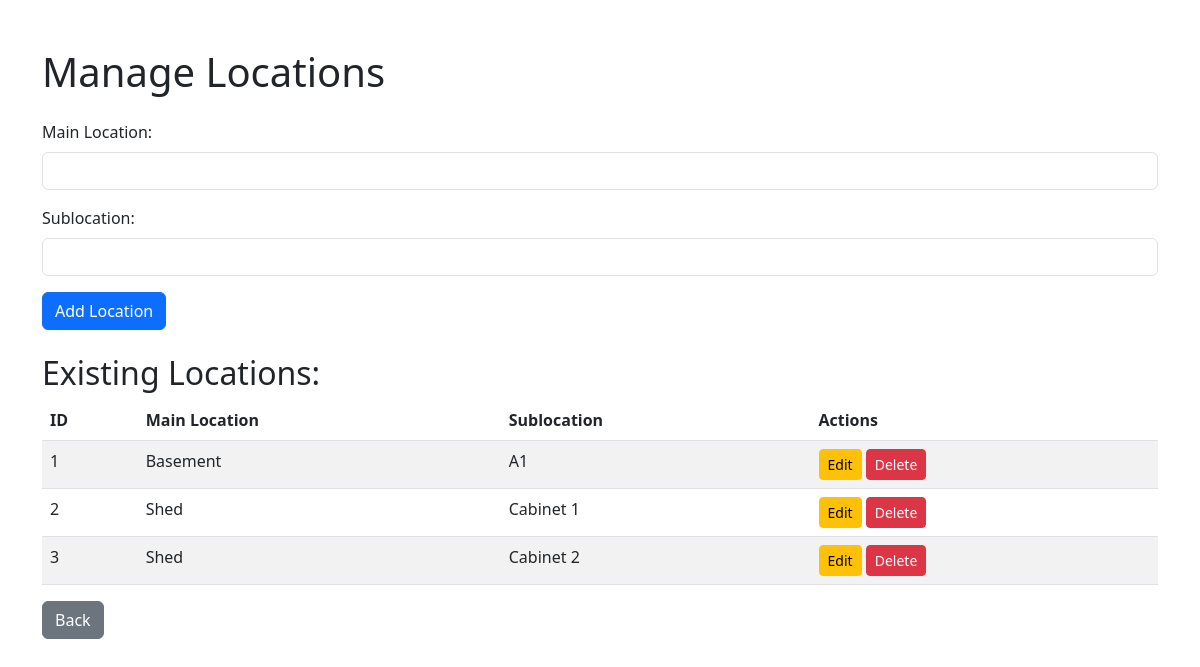
The page /locations on the database as committed earlier.
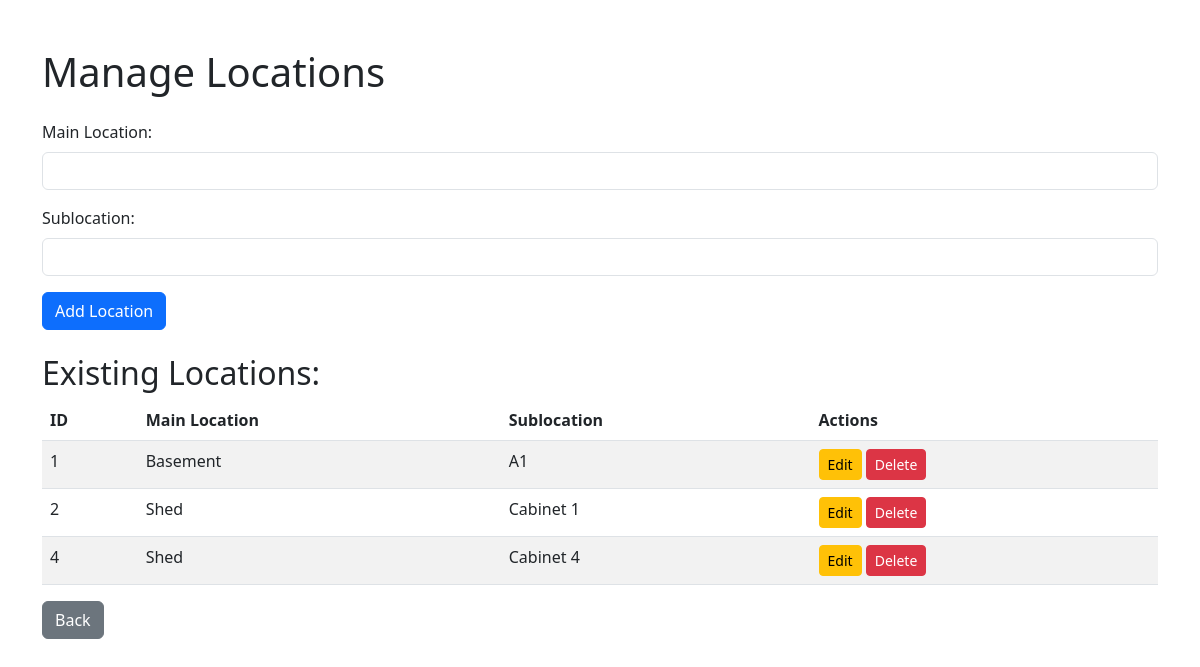
The same page on the database as committed later.
### tables this page shows
CREATE TABLE tblLocations (
    LocationID INTEGER PRIMARY KEY AUTOINCREMENT,
    MainLocation TEXT NOT NULL,
    Sublocation TEXT
);

### app.py (the view, shortened to what this page needs)
@app.route('/locations', methods=['GET', 'POST'])
def locations():
    conn = db_connection()
    cursor = conn.cursor()
    cursor.execute('SELECT * FROM tblLocations')
    locations = cursor.fetchall()
    conn.close()
    return render_template('locations.html', locations=locations)

### app.py (called while the page is built)
def db_connection():
    conn = sqlite3.connect('inventory.db')
    conn.row_factory = sqlite3.Row
    return conn

### templates/locations.html (shortened to what this page needs)
<!DOCTYPE html>
<html lang="en">
<head>
    <link href="https://cdn.jsdelivr.net/npm/bootstrap@5.3.0/dist/css/bootstrap.min.css" rel="stylesheet">
</head>
<body class="container mt-5">
    <h1 class="mb-4">Manage Locations</h1>
    <form method="post" class="mb-4">
        <div class="mb-3">
            <label for="main_location" class="form-label">Main Location:</label>
            <input type="text" class="form-control" id="main_location" name="main_location" required>
        </div>
        <div class="mb-3">
            <label for="sublocation" class="form-label">Sublocation:</label>
            <input type="text" class="form-control" id="sublocation" name="sublocation">
        </div>
        <button type="submit" class="btn btn-primary">Add Location</button>
    </form>
    <h2>Existing Locations:</h2>
    <table class="table table-striped">
        <thead>
            <tr>
                <th>ID</th>
                <th>Main Location</th>
                <th>Sublocation</th>
                <th>Actions</th>
            </tr>
        </thead>
        <tbody>
            {% for location in locations %}
                <tr>
                    <td>{{ location.LocationID }}</td>
                    <td>{{ location.MainLocation }}</td>
                    <td>{{ location.Sublocation }}</td>
                    <td>
                        <a href="/edit_location/{{ location.LocationID }}" class="btn btn-warning btn-sm">Edit</a>
                        <form method="post" action="/delete_location/{{ location.LocationID }}" style="display:inline;">
                            <button type="submit" class="btn btn-danger btn-sm" onclick="return confirm('Are you sure?');">Delete</button>
                        </form>
                    </td>
                </tr>
            {% endfor %}
        </tbody>
    </table>
    <a href="/" class="btn btn-secondary">Back</a>
</body>
</html>

Rows that differ between the two databases and show on the page:
removed tblLocations: LocationID "3", MainLocation "Shed", Sublocation "Cabinet 2"
added tblLocations: LocationID "4", MainLocation "Shed", Sublocation "Cabinet 4"
